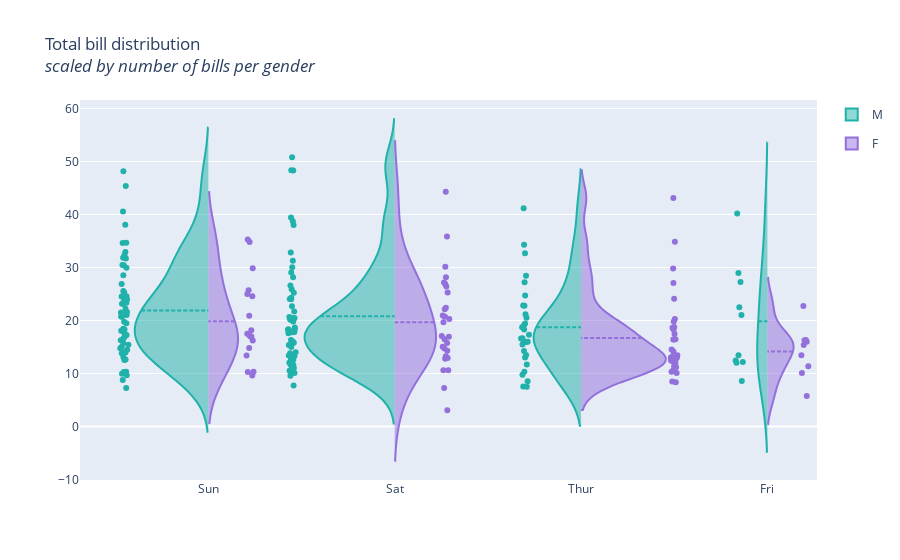

Here is the notebook cell this chart was saved with:
### Markdown cell above
#### Spin Violin Plots

### Code cell
import plotly.graph_objects as go

import pandas as pd

df = pd.read_csv("https://raw.githubusercontent.com/plotly/datasets/master/violin_data.csv")

pointpos_male = [-0.9,-1.1,-0.6,-0.3]
pointpos_female = [0.45,0.55,1,0.4]
show_legend = [True,False,False,False]

fig = go.Figure()

for i in range(0,len(pd.unique(df['day']))):
    fig.add_trace(go.Violin(x=df['day'][(df['sex'] == 'Male') &
                                        (df['day'] == pd.unique(df['day'])[i])],
                            y=df['total_bill'][(df['sex'] == 'Male')&
                                               (df['day'] == pd.unique(df['day'])[i])],
                            legendgroup='M', scalegroup='M', name='M',
                            side='negative',
                            pointpos=pointpos_male[i], # where to position points
                            line_color='lightseagreen',
                            showlegend=show_legend[i])
             )
    fig.add_trace(go.Violin(x=df['day'][(df['sex'] == 'Female') &
                                        (df['day'] == pd.unique(df['day'])[i])],
                            y=df['total_bill'][(df['sex'] == 'Female')&
                                               (df['day'] == pd.unique(df['day'])[i])],
                            legendgroup='F', scalegroup='F', name='F',
                            side='positive',
                            pointpos=pointpos_female[i],
                            line_color='mediumpurple',
                            showlegend=show_legend[i])
             )

# update characteristics shared by all traces
fig.update_traces(meanline_visible=True,
                  points='all', # show all points
                  jitter=0.05,  # add some jitter on points for better visibility
                  scalemode='count') #scale violin plot area with total count
fig.update_layout(
    title_text="Total bill distribution<br><i>scaled by number of bills per gender",
    violingap=0, violingroupgap=0, violinmode='overlay')
fig.show()

### Figure 1 — Plotly figure (JSON) as saved in the notebook; plotly's stock layout.template omitted (floating-point values rounded to 4 significant figures)
{"data": [{"jitter": 0.05, "legendgroup": "M", "line": {"color": "lightseagreen"}, "meanline": {"visible": true}, "name": "M", "pointpos": -0.9, "points": "all", "scalegroup": "M", "scalemode": "count", "showlegend": true, "side": "negative", "type": "violin", "x": ["Sun", "Sun", "Sun", "Sun", "Sun", "Sun", "Sun", "Sun", "Sun", "Sun", "Sun", "Sun", "Sun", "Sun", "Sun", "Sun", "Sun", "Sun", "Sun", "Sun", "Sun", "Sun", "Sun", "Sun", "Sun", "Sun", "Sun", "Sun", "Sun", "Sun", "Sun", "Sun", "Sun", "Sun", "Sun", "Sun", "Sun", "Sun", "Sun", "Sun", "Sun", "Sun", "Sun", "Sun", "Sun", "Sun", "Sun", "Sun", "Sun", "Sun", "Sun", "Sun", "Sun", "Sun", "Sun", "Sun", "Sun", "Sun"], "y": [10.34, 21.01, 23.68, 25.29, 8.77, 26.88, 15.04, 14.78, 10.27, 15.42, 18.43, 21.58, 16.29, 17.46, 13.94, 9.68, 30.4, 18.29, 22.23, 32.4, 28.55, 18.04, 12.54, 9.94, 25.56, 19.49, 38.07, 23.95, 29.93, 14.07, 13.13, 17.26, 24.55, 19.77, 48.17, 16.49, 21.5, 12.66, 13.81, 24.52, 20.76, 31.71, 7.25, 31.85, 16.82, 32.9, 17.89, 14.48, 34.63, 34.65, 23.33, 45.35, 23.17, 40.55, 20.69, 30.46, 23.1, 15.69]}, {"jitter": 0.05, "legendgroup": "F", "line": {"color": "mediumpurple"}, "meanline": {"visible": true}, "name": "F", "pointpos": 0.45, "points": "all", "scalegroup": "F", "scalemode": "count", "showlegend": true, "side": "positive", "type": "violin", "x": ["Sun", "Sun", "Sun", "Sun", "Sun", "Sun", "Sun", "Sun", "Sun", "Sun", "Sun", "Sun", "Sun", "Sun", "Sun", "Sun", "Sun", "Sun"], "y": [16.99, 24.59, 35.26, 14.83, 10.33, 16.97, 10.29, 34.81, 25.71, 17.31, 29.85, 25, 13.39, 16.21, 17.51, 9.6, 20.9, 18.15]}, {"jitter": 0.05, "legendgroup": "M", "line": {"color": "lightseagreen"}, "meanline": {"visible": true}, "name": "M", "pointpos": -1.1, "points": "all", "scalegroup": "M", "scalemode": "count", "showlegend": false, "side": "negative", "type": "violin", "x": ["Sat", "Sat", "Sat", "Sat", "Sat", "Sat", "Sat", "Sat", "Sat", "Sat", "Sat", "Sat", "Sat", "Sat", "Sat", "Sat", "Sat", "Sat", "Sat", "Sat", "Sat", "Sat", "Sat", "Sat", "Sat", "Sat", "Sat", "Sat", "Sat", "Sat", "Sat", "Sat", "Sat", "Sat", "Sat", "Sat", "Sat", "Sat", "Sat", "Sat", "Sat", "Sat", "Sat", "Sat", "Sat", "Sat", "Sat", "Sat", "Sat", "Sat", "Sat", "Sat", "Sat", "Sat", "Sat", "Sat", "Sat", "Sat", "Sat"], "y": [20.65, 17.92, 39.42, 19.82, 17.81, 13.37, 12.69, 21.7, 9.55, 18.35, 17.78, 24.06, 16.31, 18.69, 31.27, 16.04, 38.01, 11.24, 48.27, 20.29, 13.81, 11.02, 18.29, 17.59, 20.08, 20.23, 15.01, 12.02, 10.51, 17.92, 15.36, 20.49, 25.21, 18.24, 14, 50.81, 15.81, 26.59, 38.73, 24.27, 30.06, 25.89, 48.33, 28.15, 11.59, 7.74, 20.45, 13.28, 24.01, 15.69, 11.61, 10.77, 15.53, 10.07, 12.6, 32.83, 29.03, 22.67, 17.82]}, {"jitter": 0.05, "legendgroup": "F", "line": {"color": "mediumpurple"}, "meanline": {"visible": true}, "name": "F", "pointpos": 0.55, "points": "all", "scalegroup": "F", "scalemode": "count", "showlegend": false, "side": "positive", "type": "violin", "x": ["Sat", "Sat", "Sat", "Sat", "Sat", "Sat", "Sat", "Sat", "Sat", "Sat", "Sat", "Sat", "Sat", "Sat", "Sat", "Sat", "Sat", "Sat", "Sat", "Sat", "Sat", "Sat", "Sat", "Sat", "Sat", "Sat", "Sat", "Sat"], "y": [20.29, 15.77, 19.65, 15.06, 20.69, 16.93, 26.41, 16.45, 3.07, 17.07, 26.86, 25.28, 14.73, 44.3, 22.42, 20.92, 14.31, 7.25, 10.59, 10.63, 12.76, 13.27, 28.17, 12.9, 30.14, 22.12, 35.83, 27.18]}, {"jitter": 0.05, "legendgroup": "M", "line": {"color": "lightseagreen"}, "meanline": {"visible": true}, "name": "M", "pointpos": -0.6, "points": "all", "scalegroup": "M", "scalemode": "count", "showlegend": false, "side": "negative", "type": "violin", "x": ["Thur", "Thur", "Thur", "Thur", "Thur", "Thur", "Thur", "Thur", "Thur", "Thur", "Thur", "Thur", "Thur", "Thur", "Thur", "Thur", "Thur", "Thur", "Thur", "Thur", "Thur", "Thur", "Thur", "Thur", "Thur", "Thur", "Thur", "Thur", "Thur", "Thur"], "y": [27.2, 22.76, 17.29, 19.44, 16.66, 32.68, 15.98, 13.03, 18.28, 24.71, 21.16, 11.69, 14.26, 15.95, 8.52, 22.82, 19.08, 16, 34.3, 41.19, 9.78, 7.51, 28.44, 15.48, 16.58, 7.56, 10.34, 13.51, 18.71, 20.53]}, {"jitter": 0.05, "legendgroup": "F", "line": {"color": "mediumpurple"}, "meanline": {"visible": true}, "name": "F", "pointpos": 1, "points": "all", "scalegroup": "F", "scalemode": "count", "showlegend": false, "side": "positive", "type": "violin", "x": ["Thur", "Thur", "Thur", "Thur", "Thur", "Thur", "Thur", "Thur", "Thur", "Thur", "Thur", "Thur", "Thur", "Thur", "Thur", "Thur", "Thur", "Thur", "Thur", "Thur", "Thur", "Thur", "Thur", "Thur", "Thur", "Thur", "Thur", "Thur", "Thur", "Thur", "Thur", "Thur"], "y": [10.07, 34.83, 10.65, 12.43, 24.08, 13.42, 12.48, 29.8, 14.52, 11.38, 20.27, 11.17, 12.26, 18.26, 8.51, 10.33, 14.15, 13.16, 17.47, 27.05, 16.43, 8.35, 18.64, 11.87, 19.81, 43.11, 13, 12.74, 13, 16.4, 16.47, 18.78]}, {"jitter": 0.05, "legendgroup": "M", "line": {"color": "lightseagreen"}, "meanline": {"visible": true}, "name": "M", "pointpos": -0.3, "points": "all", "scalegroup": "M", "scalemode": "count", "showlegend": false, "side": "negative", "type": "violin", "x": ["Fri", "Fri", "Fri", "Fri", "Fri", "Fri", "Fri", "Fri", "Fri", "Fri"], "y": [28.97, 22.49, 40.17, 27.28, 12.03, 21.01, 12.46, 12.16, 8.58, 13.42]}, {"jitter": 0.05, "legendgroup": "F", "line": {"color": "mediumpurple"}, "meanline": {"visible": true}, "name": "F", "pointpos": 0.4, "points": "all", "scalegroup": "F", "scalemode": "count", "showlegend": false, "side": "positive", "type": "violin", "x": ["Fri", "Fri", "Fri", "Fri", "Fri", "Fri", "Fri", "Fri", "Fri"], "y": [5.75, 16.32, 22.75, 11.35, 15.38, 13.42, 15.98, 16.27, 10.09]}], "layout": {"title": {"text": "Total bill distribution<br><i>scaled by number of bills per gender"}, "violingap": 0, "violingroupgap": 0, "violinmode": "overlay"}}
